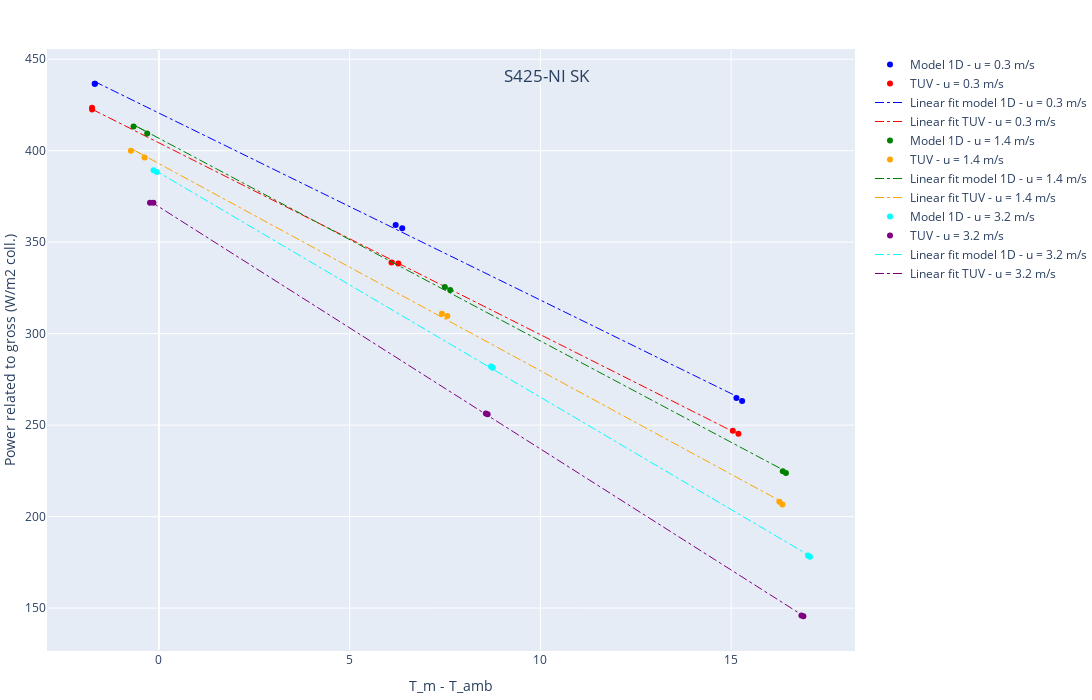

The cell this chart's notebook holds for it:
### Code cell
fig = fig.update_layout(
    title={
        'text': "S425-NI SK",
        'y':0.9,
        'x':0.5,
        'xanchor': 'center',
        'yanchor': 'top'})

fig.show()

### Figure 1 — Plotly figure (JSON) as saved in the notebook; plotly's stock layout.template omitted (floating-point values rounded to 4 significant figures)
{"data": [{"marker": {"color": "blue"}, "mode": "markers", "name": "Model 1D - u = 0.3 m/s", "type": "scatter", "x": [-1.678, -1.685, 6.206, 6.378, 15.14, 15.29], "y": [436.5, 436.6, 359.4, 357.6, 264.8, 263.2]}, {"marker": {"color": "red"}, "mode": "markers", "name": "TUV - u = 0.3 m/s", "type": "scatter", "x": [-1.752, -1.753, 6.098, 6.276, 15.04, 15.19], "y": [422.6, 423.5, 338.9, 338.4, 246.9, 245.3]}, {"line": {"color": "blue", "dash": "dashdot", "width": 1}, "mode": "lines", "name": "Linear fit model 1D - u = 0.3 m/s", "type": "scatter", "x": [-1.678, -1.685, 6.206, 6.378, 15.14, 15.29], "y": [437.7, 437.8, 357.1, 355.4, 265.8, 264.3]}, {"line": {"color": "red", "dash": "dashdot", "width": 1}, "mode": "lines", "name": "Linear fit TUV - u = 0.3 m/s", "type": "scatter", "x": [-1.752, -1.753, 6.098, 6.276, 15.04, 15.19], "y": [422.6, 422.7, 340.3, 338.5, 246.5, 245.0]}, {"marker": {"color": "green"}, "mode": "markers", "name": "Model 1D - u = 1.4 m/s", "type": "scatter", "x": [-0.3082, -0.6656, 7.637, 7.495, 16.44, 16.35], "y": [409.4, 413.2, 323.9, 325.4, 223.9, 224.8]}, {"marker": {"color": "orange"}, "mode": "markers", "name": "TUV - u = 1.4 m/s", "type": "scatter", "x": [-0.377, -0.7355, 7.561, 7.417, 16.35, 16.27], "y": [396.3, 399.9, 309.7, 310.9, 206.6, 208.0]}, {"line": {"color": "green", "dash": "dashdot", "width": 1}, "mode": "lines", "name": "Linear fit model 1D - u = 1.4 m/s", "type": "scatter", "x": [-0.3082, -0.6656, 7.637, 7.495, 16.44, 16.35], "y": [410.2, 414.2, 322.2, 323.8, 224.7, 225.6]}, {"line": {"color": "orange", "dash": "dashdot", "width": 1}, "mode": "lines", "name": "Linear fit TUV - u = 1.4 m/s", "type": "scatter", "x": [-0.377, -0.7355, 7.561, 7.417, 16.35, 16.27], "y": [397.2, 401.3, 307.3, 309.0, 207.9, 208.8]}, {"marker": {"color": "cyan"}, "mode": "markers", "name": "Model 1D - u = 3.2 m/s", "type": "scatter", "x": [-0.1401, -0.0574, 8.752, 8.707, 17.07, 17.02], "y": [389.3, 388.3, 281.4, 282.0, 178.0, 178.7]}, {"marker": {"color": "purple"}, "mode": "markers", "name": "TUV - u = 3.2 m/s", "type": "scatter", "x": [-0.2335, -0.145, 8.617, 8.572, 16.9, 16.84], "y": [371.5, 371.6, 256.0, 256.4, 145.5, 146.0]}, {"line": {"color": "cyan", "dash": "dashdot", "width": 1}, "mode": "lines", "name": "Linear fit model 1D - u = 3.2 m/s", "type": "scatter", "x": [-0.1401, -0.0574, 8.752, 8.707, 17.07, 17.02], "y": [389.7, 388.7, 280.6, 281.1, 178.5, 179.1]}, {"line": {"color": "purple", "dash": "dashdot", "width": 1}, "mode": "lines", "name": "Linear fit TUV - u = 3.2 m/s", "type": "scatter", "x": [-0.2335, -0.145, 8.617, 8.572, 16.9, 16.84], "y": [372.4, 371.2, 255.3, 255.9, 145.7, 146.4]}], "layout": {"autosize": false, "height": 700, "margin": {"b": 50, "l": 0, "pad": 1, "r": 0, "t": 50}, "title": {"text": "S425-NI SK", "x": 0.5, "xanchor": "center", "y": 0.9, "yanchor": "top"}, "width": 1200, "xaxis": {"title": {"text": "T_m - T_amb"}}, "yaxis": {"title": {"text": "Power related to gross (W/m2 coll.)"}}}}
